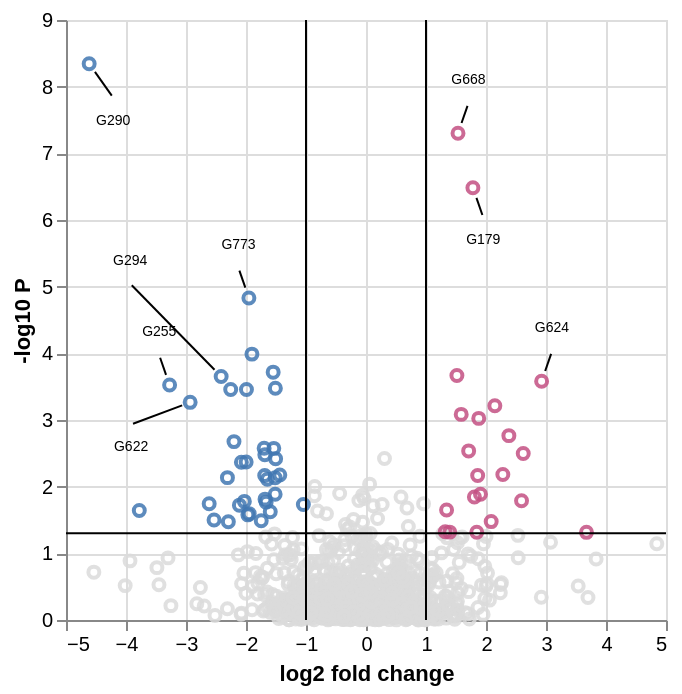

Express this chart as Vega-Lite.
### Vega-Lite specification from a JSON file in a GitHub repository (floating-point values rounded to 4 significant figures; data arrays with more than 128 entries replaced by an {"elided": "..."} marker saying what was removed)
{"config": {"view": {"continuousWidth": 300, "continuousHeight": 300}}, "layer": [{"data": {"name": "data-89c060c72859b0c41b1a176ead185f7e"}, "mark": {"type": "point", "opacity": 0.85}, "encoding": {"color": {"field": "significance", "legend": null, "scale": {"domain": ["Gained", "Lost", "Non-differential"], "range": ["#C35082", "#4177B1", "#DBDBDB"]}, "type": "nominal"}, "x": {"field": "log2fc", "title": "log2 fold change", "type": "quantitative"}, "y": {"field": "neglog10p", "title": "-log10 P", "type": "quantitative"}}}, {"data": {"values": [{"__dysonsphere__": 1}]}, "mark": {"type": "rule", "opacity": 1.0}, "encoding": {"x": {"datum": -1.0}}}, {"data": {"values": [{"__dysonsphere__": 1}]}, "mark": {"type": "rule", "opacity": 1.0}, "encoding": {"x": {"datum": 1.0}}}, {"data": {"values": [{"__dysonsphere__": 1}]}, "mark": {"type": "rule", "opacity": 1.0}, "encoding": {"y": {"datum": 1.301}}}, {"layer": [{"data": {"values": [{"__dysonsphere__": 1}]}, "mark": {"type": "rule", "strokeDash": [0, 0]}, "encoding": {"x": {"datum": 1.841, "scale": {"domain": [-5.0, 5.0], "nice": false, "zero": false}}, "x2": {"datum": 1.94}, "y": {"datum": 6.331, "scale": {"domain": [0.0, 9.0], "nice": false, "zero": false}}, "y2": {"datum": 6.075}}}, {"data": {"values": [{"__dysonsphere__": 1}]}, "mark": {"type": "text", "align": "center", "baseline": "middle", "fontSize": 7}, "encoding": {"text": {"value": "G179"}, "x": {"datum": 1.954}, "y": {"datum": 5.694}}}, {"data": {"values": [{"__dysonsphere__": 1}]}, "mark": {"type": "rule", "strokeDash": [0, 0]}, "encoding": {"x": {"datum": -3.332}, "x2": {"datum": -3.431}, "y": {"datum": 3.678}, "y2": {"datum": 3.934}}}, {"data": {"values": [{"__dysonsphere__": 1}]}, "mark": {"type": "text", "align": "center", "baseline": "middle", "fontSize": 7}, "encoding": {"text": {"value": "G255"}, "x": {"datum": -3.446}, "y": {"datum": 4.315}}}, {"data": {"values": [{"__dysonsphere__": 1}]}, "mark": {"type": "rule", "strokeDash": [0, 0]}, "encoding": {"x": {"datum": -4.518}, "x2": {"datum": -4.237}, "y": {"datum": 8.221}, "y2": {"datum": 7.865}}}, {"data": {"values": [{"__dysonsphere__": 1}]}, "mark": {"type": "text", "align": "center", "baseline": "middle", "fontSize": 7}, "encoding": {"text": {"value": "G290"}, "x": {"datum": -4.214}, "y": {"datum": 7.492}}}, {"data": {"values": [{"__dysonsphere__": 1}]}, "mark": {"type": "rule", "strokeDash": [0, 0]}, "encoding": {"x": {"datum": -2.525}, "x2": {"datum": -3.904}, "y": {"datum": 3.754}, "y2": {"datum": 5.022}}}, {"data": {"values": [{"__dysonsphere__": 1}]}, "mark": {"type": "text", "align": "center", "baseline": "middle", "fontSize": 7}, "encoding": {"text": {"value": "G294"}, "x": {"datum": -3.931}, "y": {"datum": 5.39}}}, {"data": {"values": [{"__dysonsphere__": 1}]}, "mark": {"type": "rule", "strokeDash": [0, 0]}, "encoding": {"x": {"datum": -3.064}, "x2": {"datum": -3.883}, "y": {"datum": 3.22}, "y2": {"datum": 2.943}}}, {"data": {"values": [{"__dysonsphere__": 1}]}, "mark": {"type": "text", "align": "center", "baseline": "middle", "fontSize": 7}, "encoding": {"text": {"value": "G622"}, "x": {"datum": -3.915}, "y": {"datum": 2.589}}}, {"data": {"values": [{"__dysonsphere__": 1}]}, "mark": {"type": "rule", "strokeDash": [0, 0]}, "encoding": {"x": {"datum": 2.986}, "x2": {"datum": 3.085}, "y": {"datum": 3.735}, "y2": {"datum": 3.992}}}, {"data": {"values": [{"__dysonsphere__": 1}]}, "mark": {"type": "text", "align": "center", "baseline": "middle", "fontSize": 7}, "encoding": {"text": {"value": "G624"}, "x": {"datum": 3.1}, "y": {"datum": 4.373}}}, {"data": {"values": [{"__dysonsphere__": 1}]}, "mark": {"type": "rule", "strokeDash": [0, 0]}, "encoding": {"x": {"datum": 1.593}, "x2": {"datum": 1.692}, "y": {"datum": 7.456}, "y2": {"datum": 7.712}}}, {"data": {"values": [{"__dysonsphere__": 1}]}, "mark": {"type": "text", "align": "center", "baseline": "middle", "fontSize": 7}, "encoding": {"text": {"value": "G668"}, "x": {"datum": 1.706}, "y": {"datum": 8.093}}}, {"data": {"values": [{"__dysonsphere__": 1}]}, "mark": {"type": "rule", "strokeDash": [0, 0]}, "encoding": {"x": {"datum": -2.011}, "x2": {"datum": -2.11}, "y": {"datum": 4.985}, "y2": {"datum": 5.241}}}, {"data": {"values": [{"__dysonsphere__": 1}]}, "mark": {"type": "text", "align": "center", "baseline": "middle", "fontSize": 7}, "encoding": {"text": {"value": "G773"}, "x": {"datum": -2.124}, "y": {"datum": 5.622}}}]}], "name": "__dysonsphere_ext_biology", "$schema": "https://vega.github.io/schema/vega-lite/v6.4.1.json", "datasets": {"data-89c060c72859b0c41b1a176ead185f7e": {"elided": "800 records"}}}
